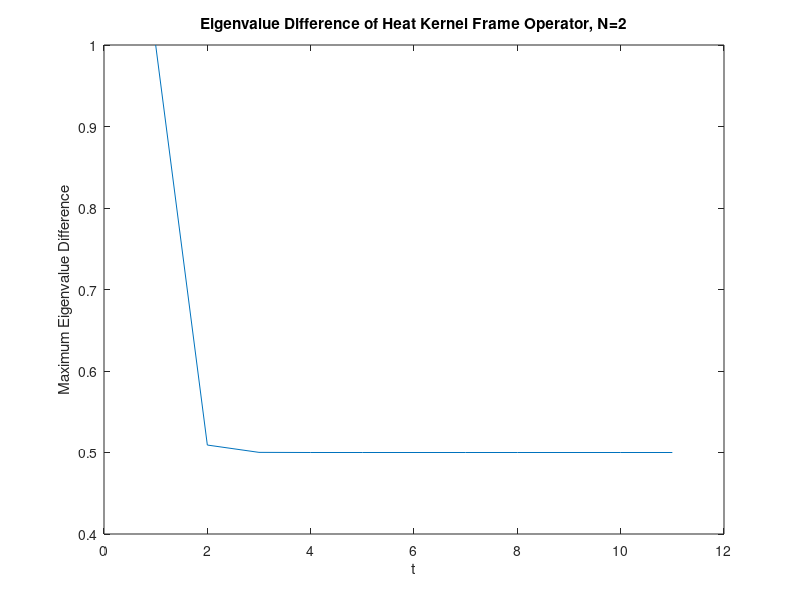

This figure's MATLAB source: (Note: this script raises an error after producing the figure.)
clear
clc
close all

% Circle Graph Laplacian
A = [0 1; 1 0];
D = diag([1 1]);
L = D - A;

% Calculate the eigenvectors
[V1, D1] = eig(L);
v1 = V1(:, 1);
v2 = V1(:, 2);
v1_c = conj(v1)';
v2_c = conj(v2)';

% DFT and IDFT matrices filled with 5th roots of unity and their powers
dft = dftmtx(2);    
idft = dft';

% The graph heat kernel is the matrix exponential exp(-tL) for three values
% of time 't'

g_t = @(t) expm(-t*L);

% Create the analysis operator
eig_diff_arr = [];
count = 1;
for t=0:1:10
    g = g_t(t);
    A = [g(1,1)*v1_c; g(1,2)*v2_c; g(2,1)*v1_c; g(2,2)*v2_c];
    S = A*ctranspose(A);
    D = eig(S);
    eig_diff = max(D)-min(D);
    eig_diff_arr(count) = eig_diff;
    count = count + 1;
end
plot(eig_diff_arr)
xlabel('t')
ylabel('Maximum Eigenvalue Difference')
title('Eigenvalue Difference of Heat Kernel Frame Operator, N=2')

%% Circle(N)
clear
clc
close all

% Now repeat the above analysis but for circle graphs of varying sizes.
% Create the graph Laplacian for size N

tol = 1e-12;
for i=[5,6,7,8,9,10]
    s = [];
    t = [];
    for j=1:i
        if j ~= i
            s(j)=j;
            t(j)=j+1;
        end
    end
    s(j)=j;
    t(j)=1;
    
    G = graph(s, t);
    L = full(laplacian(G));
    [V1, D1] = eig(L);
    
    V1_conj = ctranspose(V1);
    a = 1/sqrt(i)*  ctranspose(dftmtx(i));
    
    g_t = @(t) expm(-t*L);

    % Create the analysis and frame operator
    eig_diff_arr = [];
    count = 1;
    for t=0:1:20
        g = g_t(t);
        g_T = g';
        A = zeros(i^2, i);
        for j=1:i^2
            if j <= i
                A(j, :) = g_T(j)*V1_conj(j, :);
            elseif j > i && mod(j, i) ~= 0
                A(j, :) = g_T(j)*V1_conj(mod(j, i), :);
            elseif j > i && mod(j, i) == 0
                A(j, :) = g_T(j)*V1_conj(mod(j, i)+i, :);
            end
        end
        S = A*ctranspose(A);
        T = ctranspose(A)*A;
        D = eig(S);
        eig_diff = max(D)-min(D(D>tol));
        eig_diff_arr(count) = eig_diff;
        count = count + 1;
    end
    plot(eig_diff_arr, 'o-')
    xlabel('t')
    ylabel('Maximum Eigenvalue Difference |\lambda_{max}-\lambda_{min}|')
    legend('N=5', 'N=6', 'N=7', 'N=8', 'N=9', 'N=10', 'N=50')
    title('Frame Operator Eigenvalue Gap')
    grid on
    hold on
end

%% Outer-Product Formulation

% Make sure that the above frame matrix A is formed correctly. It SHOULD be
% a multiple of the identity for the circle graph on N vertices

B = zeros(i);

for j=1:i
    B = B + (norm(g(:,j))^2) * V1(:,j) * V1_conj(j,:);
end